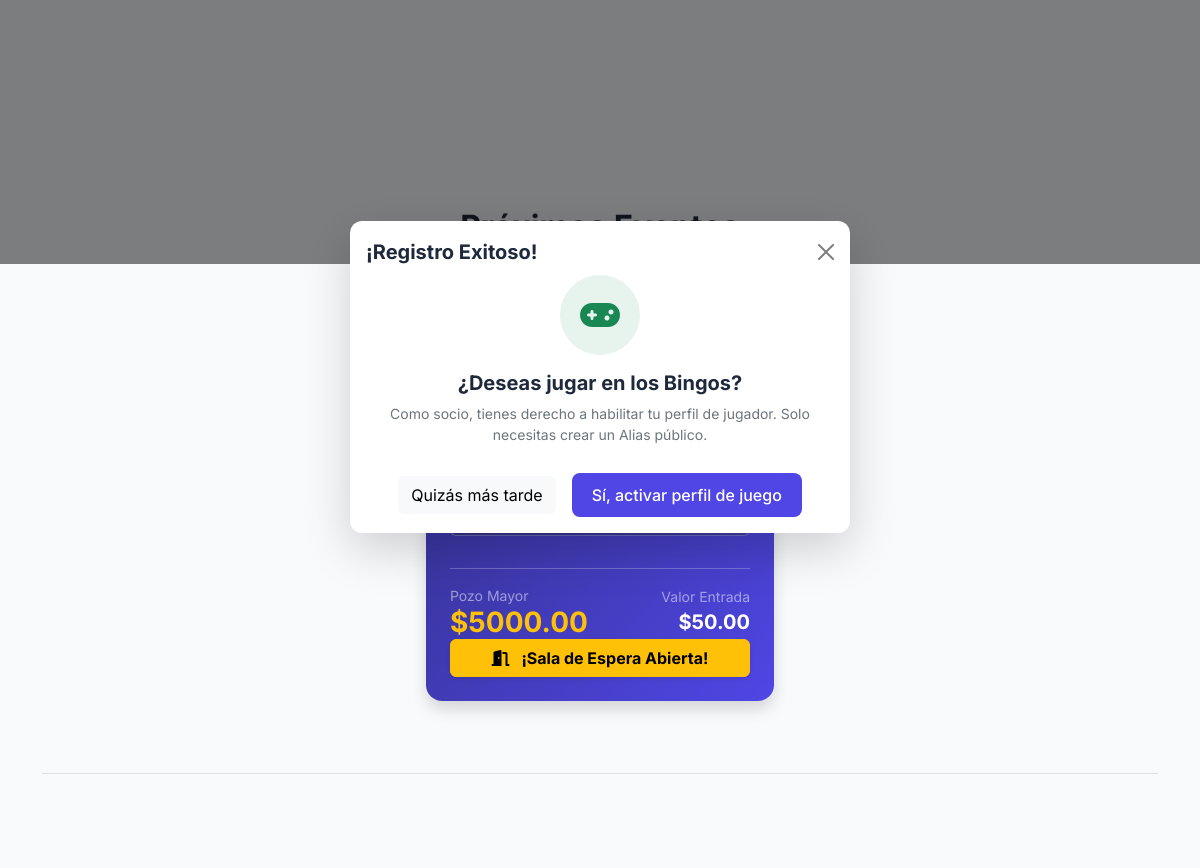
The page / (signed in, middle part) on the database as committed earlier.
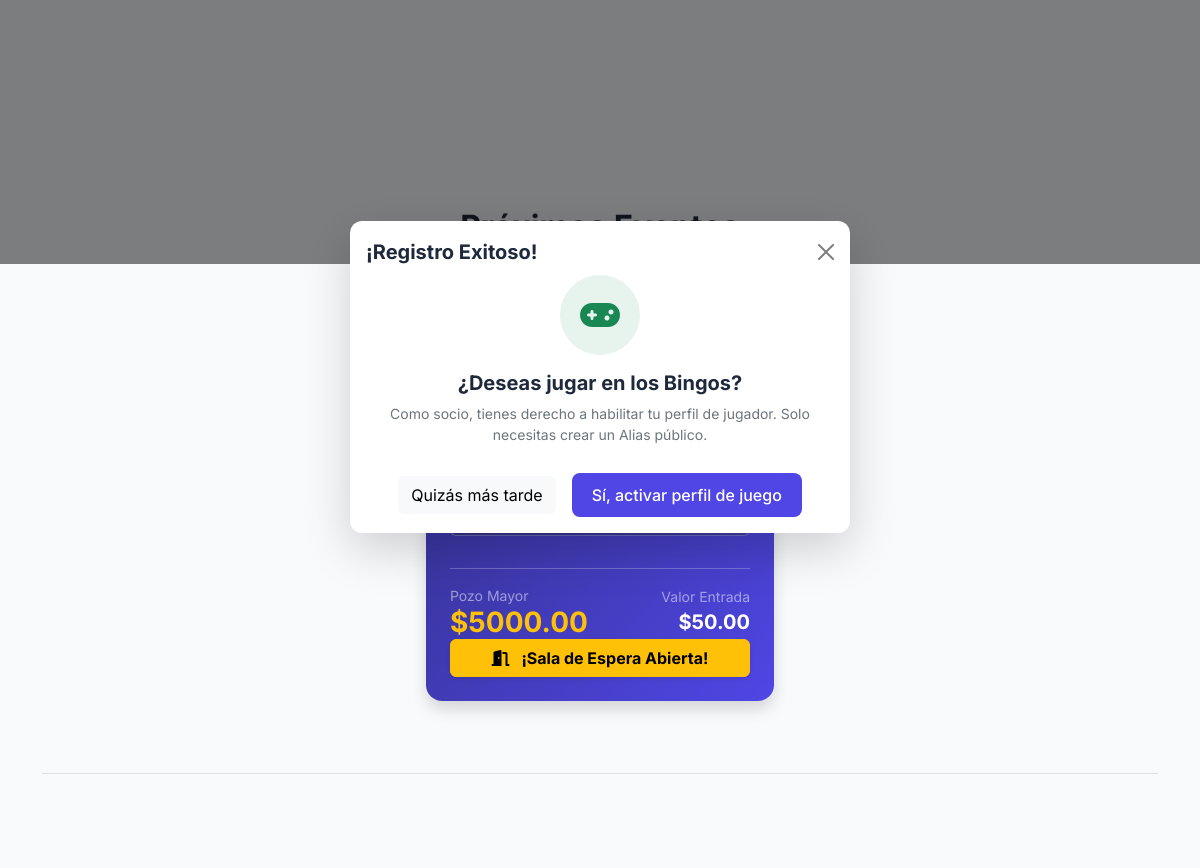
The same page on the database as committed later.
### bingo/models.py (models this page shows, shortened)
class Bingo(models.Model):
    TIPO_BINGO_CHOICES = [
        ('Virtual', 'Virtual'),
        ('Presencial', 'Presencial'),
    ]
    ESTADO_BINGO_CHOICES = [
        ('Programado', 'Programado'),
        ('En Curso', 'En Curso'),
        ('Finalizado', 'Finalizado'),
        ('Cancelado', 'Cancelado'),
    ]
    idbingo = models.AutoField(primary_key=True)
    titulobingo = models.CharField(
        max_length=150,
        verbose_name="Título del Bingo"
    )
    fechaprogramadabingo = models.DateTimeField(
        verbose_name="Fecha y Hora del Evento"
    )
    tipobingo = models.CharField(
        max_length=20,
        choices=TIPO_BINGO_CHOICES,
        verbose_name="Tipo de Bingo"
    )
    lugarbingo = models.CharField(
        max_length=255,
        null=True,
        blank=True,
        verbose_name="Lugar (si es presencial)"
    )
    urlsesionbingo = models.CharField(
        max_length=255,
        null=True,
        blank=True,
        verbose_name="Link de la sesión (si es virtual)"
    )
    preciocarton = models.DecimalField(
        max_digits=10,
        decimal_places=2,
        validators=[MinValueValidator(Decimal('0.01'))],
        verbose_name="Precio del Cartón"
    )
    premiomayor = models.DecimalField(
        max_digits=10,
        decimal_places=2,
        verbose_name="Monto del Premio Mayor"
    )
    descripcionpremiomayor = models.CharField(
        max_length=100,
        verbose_name="¿Qué es el premio mayor?"
    )
    estadobingo = models.CharField(
        max_length=20,
        choices=ESTADO_BINGO_CHOICES,
        default='Programado',
        verbose_name="Estado del Bingo"
    )
    rutaimagenpremiomayor = models.ImageField(
        upload_to='bingo/imagen_premio_mayor/',
        max_length=300,
        null=True,
        blank=True,
        verbose_name="Imagen del Premio"
    )
    urlvideopromocional = models.FileField(
        upload_to='bingo/video_promocional/',
        max_length=300,
        null=True,
        blank=True,
        verbose_name="Video Promocional"
    )
    descripcionpremios = models.TextField(
        max_length=500,
        null=True,
        blank=True,
        verbose_name="Descripción de otros premios"
    )
    idunidadmonetaria = models.ForeignKey(
        'UnidadMonetaria',
        on_delete=models.PROTECT,
        db_column='idunidadmonetaria',
        null=True,
        blank=True,
        verbose_name='Unidad Monetaria'
    )
    class Meta:
        db_table = 'Bingo'
        verbose_name = 'Bingo'
        verbose_name_plural = 'Bingos'

class UnidadMonetaria(models.Model):
    idunidad = models.AutoField(primary_key=True)
    nombre = models.CharField(max_length=50, unique=True)
    simbolo = models.CharField(max_length=10, null=True, blank=True)
    @property
    def idunidadmonetaria(self):
        return self.idunidad
    @property
    def nombreunidadmonetaria(self):
        return self.nombre
    @property
    def nombremoneda(self):
        return self.nombre
    @property
    def simbolomoneda(self):
        return self.simbolo or ''
    @property
    def tipomoneda(self):
        return getattr(self, '_tipomoneda', 'Efectivo')
    @property
    def tasaconversionmoneda(self):
        return getattr(self, '_tasaconversionmoneda', Decimal('1.00'))
    @property
    def estadomoneda(self):
        return getattr(self, '_estadomoneda', True)
    class Meta:
        db_table = 'UnidadMonetaria'
        verbose_name = 'Unidad Monetaria'
        verbose_name_plural = 'Unidades Monetarias'

### bingo/views.py (the view, shortened to what this page needs)
# urls.py: path('', views.inicio, name='inicio'),
def inicio(request):
    preguntar_jugador = request.session.pop('preguntar_jugador', False)
    es_jugador = False
    mostrar_promo_socio = False
    saldo_jugador = None
    config_web = ConfiguracionWeb.objects.first()
    bingos_activos = Bingo.objects.filter(
        estadobingo__in=['Programado', 'En Curso']
    ).select_related('idunidadmonetaria').order_by('fechaprogramadabingo')
    ahora = timezone.now()
    for b in bingos_activos:
        if b.fechaprogramadabingo:
            hora_apertura = b.fechaprogramadabingo - timedelta(minutes=30)
            partida_activa = PartidaBingo.objects.filter(
                idbingo=b,
                estadopartida__in=['Programada', 'En Juego']
            ).order_by('idpartidabingo').first()
            if ahora >= hora_apertura and partida_activa:
                b.sala_abierta = True
                b.id_partida_a_entrar = partida_activa.idpartidabingo
            else:
                b.sala_abierta = False
        else:
            b.sala_abierta = False
    ultimas_asignaciones_regalo = AporteSemanal.objects.filter(idregalo__isnull=False).select_related(
        'idsocio', 'idregalo').order_by('-idaporte')[:200]
    ganador_por_regalo = {}
    for asignacion in ultimas_asignaciones_regalo:
        rid = asignacion.idregalo_id
        if rid not in ganador_por_regalo:
            ganador_por_regalo[rid] = asignacion
    regalos_lista = list(Regalo.objects.all().order_by('-idregalo'))
    for regalo in regalos_lista:
        regalo.asignacion_actual = ganador_por_regalo.get(regalo.idregalo)
    contexto = {
        'preguntar_jugador': preguntar_jugador,
        'es_jugador': es_jugador,
        'config_web': config_web,
        'bingos_activos': bingos_activos,
        'mostrar_promo_socio': mostrar_promo_socio,
        'saldo_jugador': saldo_jugador,
    }
    return render(request, 'comunes/inicio.html', contexto)

### bingo/templates/comunes/inicio.html (shortened to what this page needs)
{% extends 'comunes/base.html' %}
{% block content %}
<div class="container py-5 text-center d-flex flex-column justify-content-center" style="min-height: 70vh;">
</div>
{% if bingos_activos %}
<div id="eventos-activos" class="container py-5 mt-4">
    <div class="text-center mb-5">
        <h2 class="fw-bold">Próximos Eventos</h2>
        <p class="text-secondary">Asegura tu cartón y participa por grandes premios</p>
    </div>
    <div class="row row-cols-1 row-cols-md-2 row-cols-lg-3 g-4 justify-content-center">
        {% for b in bingos_activos %}
        <div class="col">
            <div class="card border-0 rounded-4 overflow-hidden shadow h-100 transition-hover" style="background: linear-gradient(135deg, #312e81 0%, #4f46e5 100%);">
                <div class="p-4 text-white d-flex flex-column justify-content-between h-100">
                    <div class="d-flex justify-content-between align-items-start">
                        <span class="badge {% if b.estadobingo == 'En Curso' %}bg-danger animate__animated animate__pulse animate__infinite{% else %}bg-warning text-dark{% endif %} font-monospace fw-bold">{{ b.estadobingo|upper }}</span>
                        <span class="badge text-bg-light text-indigo">{{ b.tipobingo|upper }}</span>
                    </div>
                    <div class="my-4">
                        <div class="small text-white-50 mb-1"> {{ b.fechaprogramadabingo|date:"d M Y - H:i" }}</div>
                        <h4 class="fw-bold text-white mb-2" style="word-break: break-word;">{{ b.titulobingo }}</h4>
                        <p class="small text-white-50 mb-3" style="word-break: break-word;">{{ b.descripcionpremiomayor }}</p>
                        <div class="bg-dark bg-opacity-25 rounded p-2 mb-2 border border-white border-opacity-25">
                            <span class="small fw-medium text-white" style="word-break: break-word;">
                                {% if b.tipobingo == 'Virtual' %}
                                    {% if user.is_authenticated %}
                                        <a href="{{ b.urlsesionbingo }}" target="_blank" rel="noopener noreferrer" class="text-white text-decoration-none fw-bold" title="Enlace de la sala">
                                        </a>
                                    {% else %}
                                        <span class="text-white-50" title="Debes iniciar sesión para ver el enlace" data-bs-toggle="tooltip">
                                            <i class="fas fa-lock text-warning me-2"></i>Sala Virtual Privada (Inicia sesión)
                                        </span>
                                    {% endif %}
                                {% else %}
                                    <i class="fas fa-map-marker-alt text-warning me-2"></i>{{ b.lugarbingo|default:'Por definir' }}
                                {% endif %}
                            </span>
                        </div>
                    </div>
                    <div class="d-flex justify-content-between align-items-center border-top border-white border-opacity-25 pt-3 mt-auto">
                        <div>
                            <span class="small text-white-50 d-block">Pozo Mayor</span>
                            <h3 class="fw-bold text-warning mb-0">{{ b.idunidadmonetaria.simbolomoneda }}{{ b.premiomayor }}</h3>
                        </div>
                        <div class="text-end">
                            <span class="small text-white-50 d-block">Valor Entrada</span>
                            <span class="fw-bold fs-5 text-white">{{ b.idunidadmonetaria.simbolomoneda }}{{ b.preciocarton }}</span>
                        </div>
                    </div>
                    {% if b.sala_abierta %}
                        <a href="{% url 'sala_espera' b.id_partida_a_entrar %}" class="btn btn-warning w-100 fw-bold shadow-sm animate__animated animate__pulse animate__infinite" style="animation-duration: 2s;">
                            <i class="fas fa-door-open me-2"></i> ¡Sala de Espera Abierta!
                        </a>
                    {% endif %}
                </div>
            </div>
        </div>
        {% endfor %}
    </div>
</div>
{% endif %}
<div id="info-sistema" class="container py-5 border-top mt-4">
    <div class="row align-items-center py-5">
    </div>
</div>
{% if preguntar_jugador %}
<div class="modal fade" id="modalPreguntaJugador" data-bs-backdrop="static" tabindex="-1" aria-hidden="true">
    <div class="modal-dialog modal-dialog-centered">
        <div class="modal-content card-minimalista border-0 shadow-lg">
            <div class="modal-header border-bottom-0 pb-0">
                <h5 class="modal-title fw-bold">¡Registro Exitoso!</h5>
                <button type="button" class="btn-close" data-bs-dismiss="modal" aria-label="Close"></button>
            </div>
            <div class="modal-body text-center pt-2 pb-4">
                <div class="rounded-circle bg-success bg-opacity-10 text-success d-inline-flex align-items-center justify-content-center mb-3" style="width: 80px; height: 80px; font-size: 32px;">
                    <i class="fas fa-gamepad"></i>
                </div>
                <h5 class="fw-bold">¿Deseas jugar en los Bingos?</h5>
                <p class="text-secondary small mb-0 px-3">
                    Como socio, tienes derecho a habilitar tu perfil de jugador. Solo necesitas crear un Alias público.
                </p>
            </div>
            <div class="modal-footer border-top-0 pt-0 d-flex justify-content-center gap-2">
                <button type="button" class="btn btn-light" data-bs-dismiss="modal">Quizás más tarde</button>
                <a href="{% url 'registro_jugador' %}" class="btn btn-indigo">Sí, activar perfil de juego</a>
            </div>
        </div>
    </div>
</div>
{% endif %}
{% endblock %}

### bingo/templates/comunes/base.html (shortened to what this page needs)
<!DOCTYPE html>
<html lang="es" data-bs-theme="light" id="theme-element">
<head>
    <link href="https://cdn.jsdelivr.net/npm/bootstrap@5.3.3/dist/css/bootstrap.min.css" rel="stylesheet">
    <link rel="stylesheet" href="https://cdnjs.cloudflare.com/ajax/libs/font-awesome/6.4.0/css/all.min.css">
    <link rel="stylesheet" href="{% static 'css/base.css' %}">
</head>
<body>
<main class="container py-4">
    {% block content %}
    {% endblock %}
</main>
    </body>
</html>

### bingo/templates/comunes/navbar.html (shortened to what this page needs)
{% load static %}

### bingo/static/css/base.css (style rules this page uses)
:root { --bg-principal: #f8fafc; --bg-tarjetas: #ffffff; --texto-principal: #1e293b; --texto-secundario: #64748b; --color-primario: #4f46e5; --color-primario-hover: #4338ca; --borde-suave: 1px solid #e2e8f0; --sombra-minimalista: 0 4px 6px -1px rgba(0, 0, 0, 0.05), 0 2px 4px -1px rgba(0, 0, 0, 0.03); }
body { background-color: var(--bg-principal); color: var(--texto-principal); font-family: 'Inter', sans-serif; transition: background-color 0.3s ease, color 0.3s ease; -webkit-font-smoothing: antialiased; }
.card-minimalista { background-color: var(--bg-tarjetas); border: var(--borde-suave); border-radius: 12px; box-shadow: var(--sombra-minimalista); transition: transform 0.2s ease, box-shadow 0.2s ease, background-color 0.3s ease; }
.btn-indigo { background-color: var(--color-primario); color: white; border: none; border-radius: 8px; font-weight: 500; padding: 10px 20px; transition: background-color 0.2s ease, transform 0.1s ease; }
.btn-indigo { transition: transform 0.2s ease, background-color 0.3s ease; }

### bingo/templates/comunes/inicio.html (style rules this page uses)
html { scroll-behavior: smooth; }
.transition-hover { transition: transform 0.3s ease, box-shadow 0.3s ease; }

Rows that differ between the two databases and show on the page:
changed Bingo: estadobingo "Programado" → "En Curso" (drawn)
